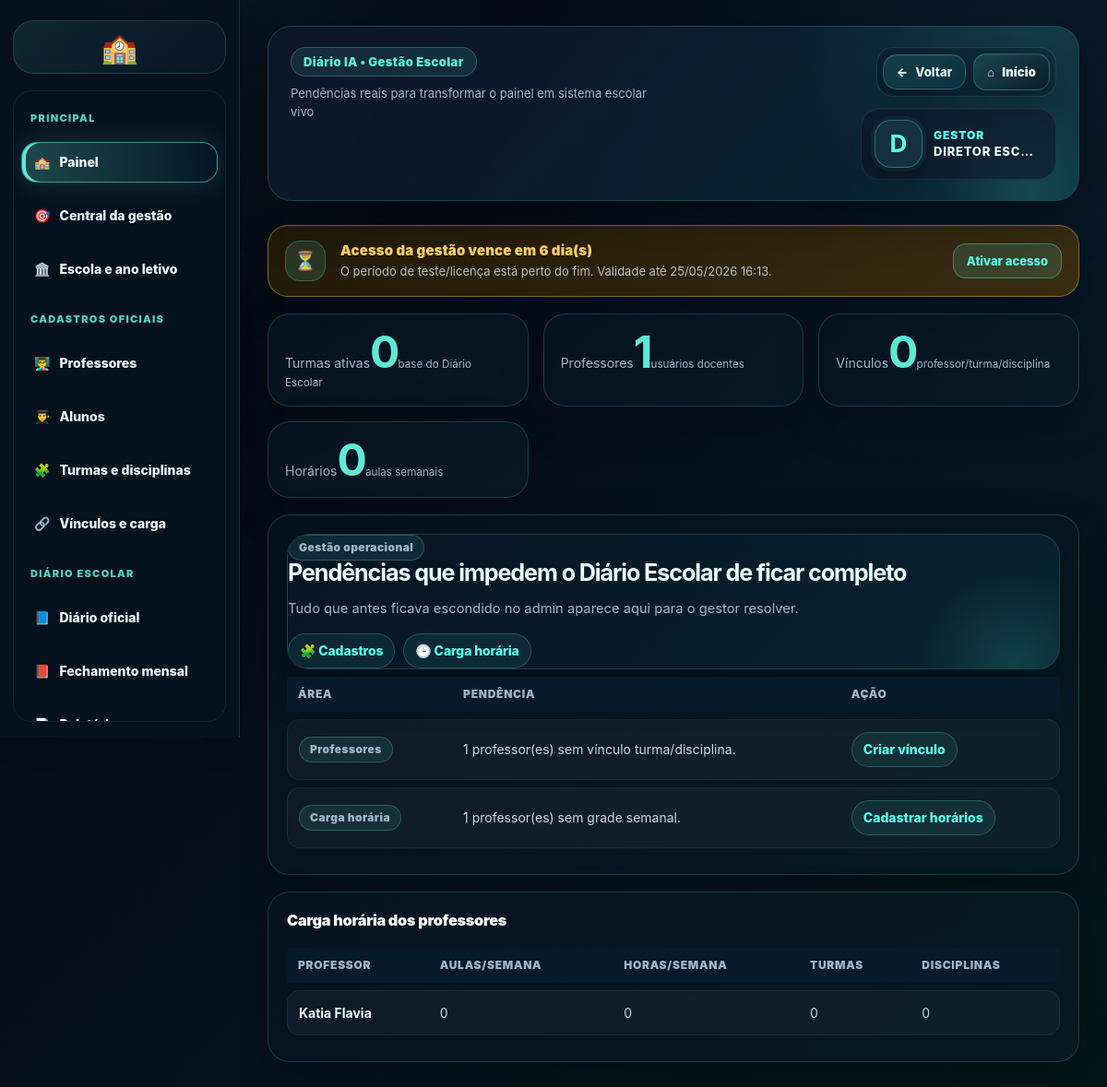
The page /gestao/qualidade-operacional/ (signed in) on the database its author committed.
### apps/usuarios/models.py (models this page shows, shortened)
class Usuario(AbstractUser):
    class TipoUsuario(models.TextChoices):
        ADMIN = 'ADMIN', 'Administrador'
        PROF = 'PROF', 'Professor'
        COORD = 'COORD', 'Coordenador'
        SEC = 'SEC', 'Secretaria'
    tipo = models.CharField(
        max_length=10,
        choices=TipoUsuario.choices,
        default=TipoUsuario.PROF
    )
    foto = models.ImageField(
        upload_to="professores/",
        null=True,
        blank=True
    )
    gestao_teste_inicio = models.DateTimeField(
        null=True,
        blank=True,
        verbose_name="Início do teste da gestão",
    )
    gestao_acesso_expira_em = models.DateTimeField(
        null=True,
        blank=True,
        verbose_name="Acesso da gestão expira em",
    )
    gestao_acesso_bloqueado = models.BooleanField(
        default=False,
        verbose_name="Acesso da gestão bloqueado",
    )
    gestao_serial_ultimo = models.CharField(
        max_length=255,
        blank=True,
        default="",
        verbose_name="Último serial aplicado",
    )

### apps/core/views_gestao.py (the view)
# urls.py: path('gestao/qualidade-operacional/', views.gestao_qualidade_operacional_361, name='gestao_qualidade_operacional_361'),
@login_required
def gestao_qualidade_operacional_361(request):
    if not usuario_gestor(request.user):
        return render(request, "core/acesso_negado.html")
    cards, pendencias = _qualidade_operacional_escola()
    carga = carga_horaria_professores_resumo()
    return render(request, "gestao/qualidade_operacional_361.html", {
        "cards": cards,
        "pendencias": pendencias,
        "carga": carga,
        "hoje": date.today(),
    })

### apps/core/context_processors.py (called while the page is built, shortened)
def escola_institucional(request):
    dados = {
        "escola_login": None,
        "escola_login_estado": "ESTADO DO MARANHÃO",
        "escola_login_secretaria": "SECRETARIA DE ESTADO DA EDUCAÇÃO",
        "escola_login_nome_titulo": "Instituição escolar",
        "escola_login_nome_info": "Configurar no painel da gestão",
        "escola_login_aldeia": "Configurar no painel da gestão",
        "escola_login_terra": "Configurar no painel da gestão",
        "escola_login_texto": "Ambiente oficial de acesso da instituição escolar.",
        "gestor_login_nome": "Direção escolar",
        "gestor_login_cargo": "Gestão responsável",
    }
    try:
        from apps.academico.models import Escola
        escola = Escola.objects.filter(ativa=True).first() or Escola.objects.first()
        dados["escola_login"] = escola
    except Exception:
        pass
    return dados

### apps/core/licenca_gestao.py (called while the page is built)
def dias_teste_gestao():
    return max(int(getattr(settings, "GESTAO_TRIAL_DIAS", 7)), 1)

def usuario_eh_gestao(user):
    return getattr(user, "is_authenticated", False) and getattr(user, "tipo", "") in PERFIS_GESTAO

def garantir_periodo_teste(user):
    if not usuario_eh_gestao(user):
        return user
    if getattr(user, "gestao_acesso_expira_em", None):
        return user
    agora = timezone.now()
    inicio = getattr(user, "date_joined", None) or agora
    if timezone.is_naive(inicio):
        inicio = timezone.make_aware(inicio, timezone.get_current_timezone())
    user.gestao_teste_inicio = getattr(user, "gestao_teste_inicio", None) or inicio
    user.gestao_acesso_expira_em = inicio + timedelta(days=dias_teste_gestao())
    user.gestao_acesso_bloqueado = False
    user.save(update_fields=["gestao_teste_inicio", "gestao_acesso_expira_em", "gestao_acesso_bloqueado"])
    return user

def acesso_gestao_expirado(user):
    if not usuario_eh_gestao(user):
        return False
    garantir_periodo_teste(user)
    if getattr(user, "gestao_acesso_bloqueado", False):
        return True
    expira = getattr(user, "gestao_acesso_expira_em", None)
    if not expira:
        return False
    return timezone.now() > expira

### apps/core/templatetags/tratamento_usuario_tags.py (called while the page is built)
def _clean(value):
    return str(value or "").strip()

def _primeiro_nome(user):
    nome = _nome_usuario(user)
    return _clean(nome.split()[0]).lower()

@register.filter
def nome_exibicao(user):
    return _nome_usuario(user)

@register.filter
def tratamento_gestao(user):
    return "Gestora" if _provavel_feminino(user) else "Gestor"

### templates/gestao/qualidade_operacional_361.html (shortened to what this page needs)
{% extends 'gestao/base_premium_gestao.html' %}
{% block subtitulo %}Pendências reais para transformar o painel em sistema escolar vivo{% endblock %}
{% block conteudo %}
<div class="grid">
  {% for card in cards %}
  <div class="card"><span>{{ card.label }}</span><strong>{{ card.valor }}</strong><small class="muted">{{ card.detalhe }}</small></div>
  {% endfor %}
</div>
<section class="panel">
  <div class="painel-unico-hero"><div><span class="pill">Gestão operacional</span><h1>Pendências que impedem o Diário Escolar de ficar completo</h1><p class="muted">Tudo que antes ficava escondido no admin aparece aqui para o gestor resolver.</p></div><div class="hero-actions"><a href="{% url 'gestao_cadastros_operacionais_301' %}">🧩 Cadastros</a><a href="{% url 'gestao_carga_horaria_professores_301' %}">🕒 Carga horária</a></div></div>
  {% if pendencias %}
  <table class="table"><thead><tr><th>Área</th><th>Pendência</th><th>Ação</th></tr></thead><tbody>
    {% for p in pendencias %}<tr><td><span class="pill">{{ p.area }}</span></td><td>{{ p.texto }}</td><td><a href="{% url p.url %}">{{ p.acao }}</a></td></tr>{% endfor %}
  </tbody></table>
  {% else %}<div class="empty-state-premium"><strong>Sem pendências operacionais.</strong><span>Vínculos, turnos, horários e alunos estão coerentes.</span></div>{% endif %}
</section>
<section class="panel">
  <h3>Carga horária dos professores</h3>
  <table class="table"><thead><tr><th>Professor</th><th>Aulas/semana</th><th>Horas/semana</th><th>Turmas</th><th>Disciplinas</th></tr></thead><tbody>
  {% for linha in carga %}<tr><td><strong>{{ linha.nome }}</strong></td><td>{{ linha.aulas }}</td><td>{{ linha.horas }}</td><td>{{ linha.turmas }}</td><td>{{ linha.disciplinas }}</td></tr>{% empty %}<tr><td colspan="5">Nenhum professor cadastrado.</td></tr>{% endfor %}
  </tbody></table>
</section>
{% endblock %}

### templates/gestao/base_premium_gestao.html (shortened to what this page needs)
{% load static tratamento_usuario_tags %}
<!doctype html>
<html lang="pt-br">
<head>
    <link rel="stylesheet" href="{% static 'css/premium_base_final.css' %}">
    <link rel="stylesheet" href="{% static 'css/premium_responsive_final.css' %}">
    <link rel="stylesheet" href="{% static 'css/premium_print_final.css' %}">
</head>
<body>
<div class="layout ia-clean-shell gestao-shell">
    {% include 'partials/gestao_sidebar.html' %}
    <main class="content gestao-content">
        <header class="gestao-base-header no-print">
            <div>
                <span class="gestao-base-badge">Diário IA • Gestão Escolar</span>
                <p class="gestao-base-sub">{% block subtitulo %}Administração escolar{% endblock %}</p>
            </div>
            <div class="gestao-base-actions">
                {% include 'partials/gestao_page_actions.html' %}
                <a class="hero-mini-card gestao-mini-user profile-mini-link profile-mini-with-name" href="{% url 'gestao_configuracoes' %}" title="Imagem e perfil da gestão">
                    {% if request.user and request.user.is_authenticated and request.user.foto %}
                        <img class="profile-mini-photo" src="{{ request.user.foto.url }}" alt="Imagem da gestão">
                    {% else %}
                        <strong class="profile-mini-initial">{% if request.user and request.user.is_authenticated %}{{ request.user|nome_exibicao|default:'G'|slice:':1' }}{% else %}G{% endif %}</strong>
                    {% endif %}
                    <span class="profile-mini-text">
                        <b class="profile-mini-role">{% if request.user and request.user.is_authenticated %}{{ request.user|tratamento_gestao }}{% else %}Gestor(a){% endif %}</b>
                        <small class="profile-mini-name">{% if request.user and request.user.is_authenticated %}{{ request.user|nome_exibicao }}{% else %}Acesso da gestão{% endif %}</small>
                    </span>
                </a>
            </div>
        </header>
        {% include 'partials/aviso_licenca_gestao.html' %}
        {% block conteudo %}{% endblock %}
    </main>
</div>
</body>
</html>

### templates/partials/aviso_licenca_gestao.html (shortened to what this page needs)
{% load licenca_tags %}
{% licenca_gestao_status as licenca_gestao %}
{% if licenca_gestao.mostrar %}
  <section class="gestao-license-banner gestao-license-banner-{{ licenca_gestao.status }} no-print">
    <div class="gestao-license-icon">{% if licenca_gestao.expirado %}🔒{% elif licenca_gestao.status == 'ok' %}✅{% else %}⏳{% endif %}</div>
    <div class="gestao-license-text">
      <strong>{{ licenca_gestao.titulo }}</strong>
      <span>{{ licenca_gestao.texto }} Validade até {{ licenca_gestao.expira|date:"d/m/Y H:i" }}.</span>
    </div>
    {% if licenca_gestao.expirado or licenca_gestao.status != 'ok' %}
      <a class="gestao-license-action" href="{% url 'ativar_acesso_gestao' %}">Ativar acesso</a>
    {% endif %}
  </section>
{% endif %}

### templates/partials/aviso_licenca_gestao.html (style rules this page uses)
.gestao-license-banner { display:flex; align-items:center; justify-content:space-between; gap:16px; margin:0 0 18px; padding:16px 18px; border:1px solid rgba(95,255,238,.28); border-radius:22px; background:linear-gradient(135deg, rgba(8,20,38,.92), rgba(15,68,73,.72)); box-shadow:0 16px 40px rgba(0,0,0,.22), inset 0 1px 0 rgba(255,255,255,.04); color:#eaffff; }
.gestao-license-icon { width:44px; height:44px; border-radius:16px; display:grid; place-items:center; background:rgba(95,255,238,.12); border:1px solid rgba(95,255,238,.25); font-size:20px; flex:0 0 auto; }
.gestao-license-text { display:flex; flex-direction:column; gap:4px; min-width:0; flex:1; }
.gestao-license-text strong { font-size:15px; font-weight:900; color:#6dfff0; letter-spacing:.01em; }
.gestao-license-text span { font-size:13px; line-height:1.45; color:rgba(226,245,255,.76); }
.gestao-license-action { text-decoration:none; white-space:nowrap; padding:10px 14px; border-radius:14px; border:1px solid rgba(95,255,238,.35); background:rgba(95,255,238,.12); color:#6dfff0; font-size:13px; font-weight:900; }
.gestao-license-banner-atencao { border-color:rgba(255,207,73,.42); background:linear-gradient(135deg, rgba(37,27,7,.92), rgba(76,53,11,.74)); }
.gestao-license-banner-atencao .gestao-license-text strong, .gestao-license-banner-atencao .gestao-license-action { color:#ffd46a; }

### rows shown on the page
Usuario: user|nome_exibicao "D", user|tratamento_gestao "GESTOR", user|nome_exibicao "DIRETOR ESC…", expira "25/05/2026 16:13"
Usuario: nome "Katia Flavia", aulas "0", horas "0", turmas "0", disciplinas "0"

### other values the page prints
{{ licenca_gestao.titulo }} "Acesso da gestão vence em 6 dia(s)"
{{ licenca_gestao.texto }} "O período de teste/licença está perto do fim."
{{ card.label }} "Turmas ativas" "Professores" "Vínculos" "Horários"
{{ card.valor }} "0" "1" "0" "0"
{{ card.detalhe }} "base do Diário Escolar" "usuários docentes" "professor/turma/disciplina" "aulas semanais"
{{ p.area }} "Professores" "Carga horária"
{{ p.texto }} "1 professor(es) sem vínculo turma/disciplina." "1 professor(es) sem grade semanal."
{{ p.acao }} "Criar vínculo" "Cadastrar horários"
